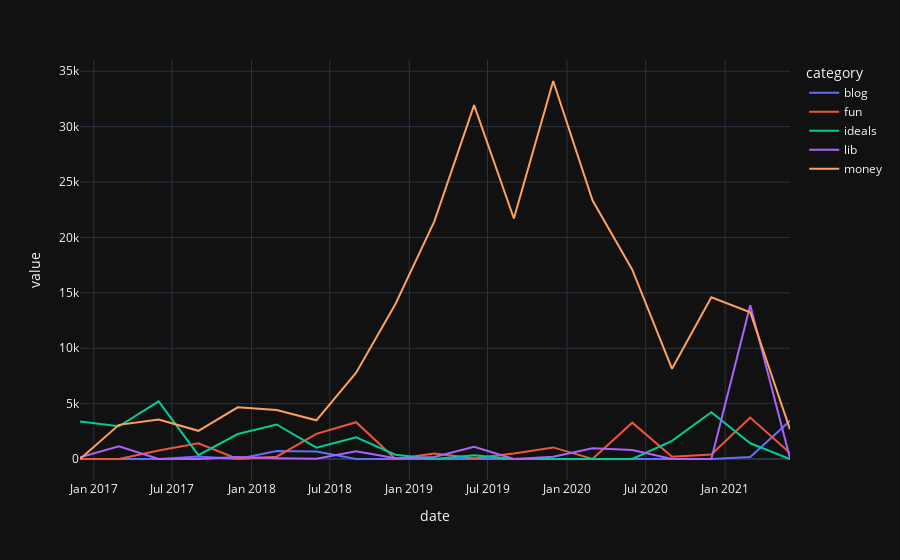

The cell this chart's notebook holds for it:
### Code cell
def get_series(commits_df, interval="M"):
    df = pd.DataFrame(index=commits_df.index)
    df["commits"] = np.clip(commits_df["message_len"], 0, 100)
    #print(df.index.duplicated().astype(np.int).sum())
    df = df.loc[~df.index.duplicated()]
    df = df.unstack("category").droplevel(0, axis=1)
    return df.resample(level=0, rule=interval).sum()

get_series(commits_df, interval="3M").plot()

### Figure 1 — Plotly figure (JSON) as saved in the notebook; plotly's stock layout.template omitted (floating-point values rounded to 4 significant figures)
{"data": [{"hovertemplate": "category=blog<br>date=%{x}<br>value=%{y}<extra></extra>", "legendgroup": "blog", "line": {"color": "#636efa", "dash": "solid"}, "mode": "lines", "name": "blog", "orientation": "v", "showlegend": true, "type": "scatter", "x": ["2016-11-30T00:00:00+00:00", "2017-02-28T00:00:00+00:00", "2017-05-31T00:00:00+00:00", "2017-08-31T00:00:00+00:00", "2017-11-30T00:00:00+00:00", "2018-02-28T00:00:00+00:00", "2018-05-31T00:00:00+00:00", "2018-08-31T00:00:00+00:00", "2018-11-30T00:00:00+00:00", "2019-02-28T00:00:00+00:00", "2019-05-31T00:00:00+00:00", "2019-08-31T00:00:00+00:00", "2019-11-30T00:00:00+00:00", "2020-02-29T00:00:00+00:00", "2020-05-31T00:00:00+00:00", "2020-08-31T00:00:00+00:00", "2020-11-30T00:00:00+00:00", "2021-02-28T00:00:00+00:00", "2021-05-31T00:00:00+00:00"], "xaxis": "x", "y": [0, 0, 0, 230, 0, 720, 670, 0, 0, 0, 0, 0, 0, 0, 0, 0, 0, 188, 3449], "yaxis": "y"}, {"hovertemplate": "category=fun<br>date=%{x}<br>value=%{y}<extra></extra>", "legendgroup": "fun", "line": {"color": "#EF553B", "dash": "solid"}, "mode": "lines", "name": "fun", "orientation": "v", "showlegend": true, "type": "scatter", "x": ["2016-11-30T00:00:00+00:00", "2017-02-28T00:00:00+00:00", "2017-05-31T00:00:00+00:00", "2017-08-31T00:00:00+00:00", "2017-11-30T00:00:00+00:00", "2018-02-28T00:00:00+00:00", "2018-05-31T00:00:00+00:00", "2018-08-31T00:00:00+00:00", "2018-11-30T00:00:00+00:00", "2019-02-28T00:00:00+00:00", "2019-05-31T00:00:00+00:00", "2019-08-31T00:00:00+00:00", "2019-11-30T00:00:00+00:00", "2020-02-29T00:00:00+00:00", "2020-05-31T00:00:00+00:00", "2020-08-31T00:00:00+00:00", "2020-11-30T00:00:00+00:00", "2021-02-28T00:00:00+00:00", "2021-05-31T00:00:00+00:00"], "xaxis": "x", "y": [0, 0, 771, 1418, 0, 210, 2271, 3319, 0, 499, 67, 492, 1047, 0, 3281, 196, 412, 3746, 541], "yaxis": "y"}, {"hovertemplate": "category=ideals<br>date=%{x}<br>value=%{y}<extra></extra>", "legendgroup": "ideals", "line": {"color": "#00cc96", "dash": "solid"}, "mode": "lines", "name": "ideals", "orientation": "v", "showlegend": true, "type": "scatter", "x": ["2016-11-30T00:00:00+00:00", "2017-02-28T00:00:00+00:00", "2017-05-31T00:00:00+00:00", "2017-08-31T00:00:00+00:00", "2017-11-30T00:00:00+00:00", "2018-02-28T00:00:00+00:00", "2018-05-31T00:00:00+00:00", "2018-08-31T00:00:00+00:00", "2018-11-30T00:00:00+00:00", "2019-02-28T00:00:00+00:00", "2019-05-31T00:00:00+00:00", "2019-08-31T00:00:00+00:00", "2019-11-30T00:00:00+00:00", "2020-02-29T00:00:00+00:00", "2020-05-31T00:00:00+00:00", "2020-08-31T00:00:00+00:00", "2020-11-30T00:00:00+00:00", "2021-02-28T00:00:00+00:00", "2021-05-31T00:00:00+00:00"], "xaxis": "x", "y": [3382, 2950, 5206, 349, 2255, 3118, 1018, 1952, 391, 0, 335, 0, 0, 0, 0, 1633, 4224, 1418, 0], "yaxis": "y"}, {"hovertemplate": "category=lib<br>date=%{x}<br>value=%{y}<extra></extra>", "legendgroup": "lib", "line": {"color": "#ab63fa", "dash": "solid"}, "mode": "lines", "name": "lib", "orientation": "v", "showlegend": true, "type": "scatter", "x": ["2016-11-30T00:00:00+00:00", "2017-02-28T00:00:00+00:00", "2017-05-31T00:00:00+00:00", "2017-08-31T00:00:00+00:00", "2017-11-30T00:00:00+00:00", "2018-02-28T00:00:00+00:00", "2018-05-31T00:00:00+00:00", "2018-08-31T00:00:00+00:00", "2018-11-30T00:00:00+00:00", "2019-02-28T00:00:00+00:00", "2019-05-31T00:00:00+00:00", "2019-08-31T00:00:00+00:00", "2019-11-30T00:00:00+00:00", "2020-02-29T00:00:00+00:00", "2020-05-31T00:00:00+00:00", "2020-08-31T00:00:00+00:00", "2020-11-30T00:00:00+00:00", "2021-02-28T00:00:00+00:00", "2021-05-31T00:00:00+00:00"], "xaxis": "x", "y": [153, 1154, 0, 0, 191, 69, 19, 693, 61, 172, 1113, 0, 199, 973, 810, 0, 0, 13884, 63], "yaxis": "y"}, {"hovertemplate": "category=money<br>date=%{x}<br>value=%{y}<extra></extra>", "legendgroup": "money", "line": {"color": "#FFA15A", "dash": "solid"}, "mode": "lines", "name": "money", "orientation": "v", "showlegend": true, "type": "scatter", "x": ["2016-11-30T00:00:00+00:00", "2017-02-28T00:00:00+00:00", "2017-05-31T00:00:00+00:00", "2017-08-31T00:00:00+00:00", "2017-11-30T00:00:00+00:00", "2018-02-28T00:00:00+00:00", "2018-05-31T00:00:00+00:00", "2018-08-31T00:00:00+00:00", "2018-11-30T00:00:00+00:00", "2019-02-28T00:00:00+00:00", "2019-05-31T00:00:00+00:00", "2019-08-31T00:00:00+00:00", "2019-11-30T00:00:00+00:00", "2020-02-29T00:00:00+00:00", "2020-05-31T00:00:00+00:00", "2020-08-31T00:00:00+00:00", "2020-11-30T00:00:00+00:00", "2021-02-28T00:00:00+00:00", "2021-05-31T00:00:00+00:00"], "xaxis": "x", "y": [0, 3082, 3556, 2544, 4663, 4424, 3494, 7785, 13994, 21453, 31939, 21708, 34119, 23346, 17083, 8138, 14598, 13244, 2680], "yaxis": "y"}], "layout": {"legend": {"title": {"text": "category"}, "tracegroupgap": 0}, "margin": {"t": 60}, "xaxis": {"anchor": "y", "domain": [0, 1], "title": {"text": "date"}}, "yaxis": {"anchor": "x", "domain": [0, 1], "title": {"text": "value"}}}}
